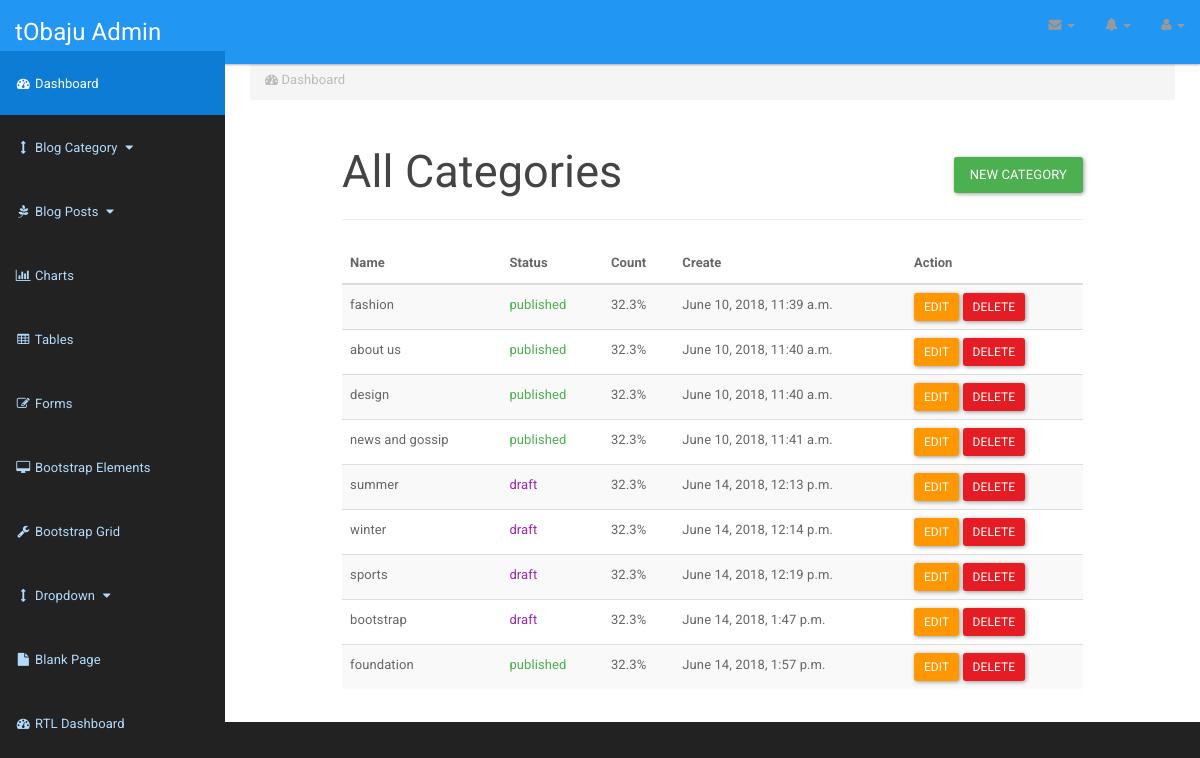
The page /dashboard/blog_categories/ on the database its author committed.
### blog/models.py (models this page shows, shortened)
class PostCategory(models.Model):
    CHOICES = (
        ('draft', 'Draft'),
        ('published', 'Published'),
    )
    name = models.CharField(max_length=250)
    description = models.TextField()
    image = models.ImageField(upload_to='blog/category/%Y/%m/%d/')
    status = models.CharField(choices=CHOICES, max_length=20)
    create = models.DateTimeField(auto_now_add=True)
    update = models.DateTimeField(auto_now=True)
    class Meta:
        verbose_name = 'category'
        verbose_name_plural = 'Post Categories'

### dashboard/views.py (the view)
def blog_categories(request):
    categories = PostCategory.objects.all()
    template = 'dashboard/blog/category/categories.html'
    context = {
        'categories': categories,
    }
    return render(request, template, context)

### templates/dashboard/blog/category/categories.html (shortened to what this page needs)
{% extends 'dashboard/dashboard-base.html' %}
{% block content %}
    <div class="col-md-10 col-md-offset-1">
        <h2>All Categories <span class="pull-right"><a href="{% url 'dashboard:add_blog_category' %}" class="btn btn-success">New Category</a></span></h2>
        <hr/>
        <div class="table-responsive">
            <table class="table table-hover table-striped">
                <thead>
                <tr>
                    <th>Name</th>
                    <th>Status</th>
                    <th>Count</th>
                    <th>Create</th>
                    <th>Action</th>
                </tr>
                </thead>
                <tbody>
                {% for category in categories %}
                    <tr>
                        <td>{{ category.name }}</td>
                        <td class="{% if category.status == 'published' %}text-success{% else %}text-info{% endif %}">{{ category.status }}</td>
                        <td>32.3%</td>
                        <td>{{ category.create }}</td>
                        <td><a href="{% url 'dashboard:edit_blog_category' category.pk %}" class="btn btn-warning btn-sm">Edit</a> <a href="{% url 'dashboard:delete_blog_category' category.pk %}"
                                                                                    class="btn btn-danger btn-sm" onclick="return confirm_delete()">Delete</a>
                        </td>
                    </tr>
                {% endfor %}
                </tbody>
            </table>
        </div>
    </div>
{% endblock %}

### static/dashboard/css/sb-admin.css (style rules this page uses)
body { margin-top: 100px; background-color: #222; }
@media (min-width:768px) { body { margin-top: 50px; } }

### rows shown on the page
PostCategory: name "fashion", status "published", create "June 10, 2018, 11:39 a.m."
PostCategory: name "about us", status "published", create "June 10, 2018, 11:40 a.m."
PostCategory: name "design", status "published", create "June 10, 2018, 11:40 a.m."
PostCategory: name "news and gossip", status "published", create "June 10, 2018, 11:41 a.m."
PostCategory: name "summer", status "draft", create "June 14, 2018, 12:13 p.m."
PostCategory: name "winter", status "draft", create "June 14, 2018, 12:14 p.m."
PostCategory: name "sports", status "draft", create "June 14, 2018, 12:19 p.m."
PostCategory: name "bootstrap", status "draft", create "June 14, 2018, 1:47 p.m."
PostCategory: name "foundation", status "published", create "June 14, 2018, 1:57 p.m."
